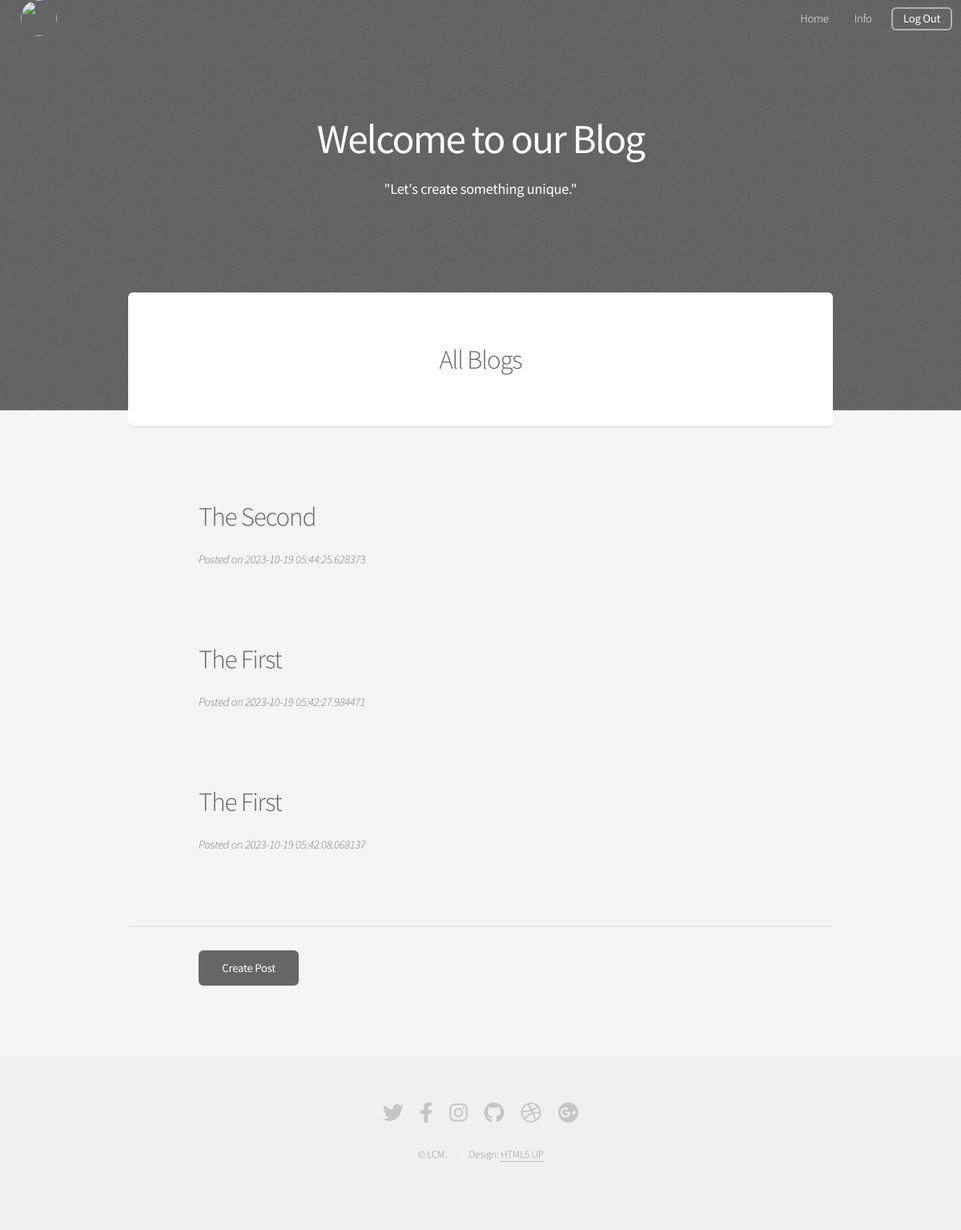
Screenshot of /home (signed in) with the database file from the repository.
### blog/model.py (models this page shows, shortened)
class Post(db.Model):
    id = db.Column(db.Integer, primary_key=True)
    title = db.Column(db.String(100), nullable=False)
    content = db.Column(db.Text, nullable=False)
    date = db.Column(db.DateTime, nullable=False, default=datetime.utcnow)
    image_cover = db.Column(db.String(20), default="..\static\default_image_cover.jpg")
    post_rela = db.relationship('State', backref=db.backref('post', lazy=True))

### blog/route.py (the view)
@app.route('/')
@app.route('/home')
def home():
    page = request.args.get('page', 1, type=int)
    posts = Post.query.order_by(Post.date.desc()).paginate(page=page, per_page=5)
    return render_template('index.html', posts=posts)

### blog/model.py (called while the page is built)
@login_manager.user_loader
def load_user(user_id):
     return User.query.get(int(user_id))

### blog/templates/index.html (shortened to what this page needs)
<!DOCTYPE HTML>
<html>
	<head>
		<link rel="stylesheet" href="../static/assets/css/main.css" />
	</head>
	<body class="landing is-preload">
		<div id="page-wrapper">
            <header id="header" class="alt">
                {% if current_user.is_authenticated: %}
                <nav style="left: 0.75em; right: auto;">
                    <ul>
                        <li>
                            <a><img src="{{ current_user.avatar }}" class="avatar"></a>
                        </li>
                    </ul>
                </nav>
                {% endif %}
                <nav id="nav">
                    <ul>
                        <li><a href="{{ url_for('home') }}">Home</a></li>
                        {% if current_user.is_authenticated: %}
                        <li><a href="{{ url_for('account') }}" class="icon solid">Info</a></li>
                        <li><a href="{{ url_for('logout') }}" class="button">Log Out</a></li>
                        {% endif %}
                    </ul>
                </nav>
            </header>
            <section id="banner">
                <h2><b style="color: white;">Welcome to our Blog</b></h2>
                <p><b style="color: white;">"Let's create something unique."</b></p>
            </section>
            <section id="main" class="container">
                <section class="box special">
                    <header class="major">
                        <h2>All Blogs</h2>
                    </header>
                </section>
                {% for post in posts: %}
                <div style="margin: 10%">
                    <a href="{{ url_for('post', post_id=post.id) }}">
                    <h2>
                        {{ post.title }}
                    </h2>
                    </a>
                    <i>Posted on {{ post.date }}</i>
                </div>
                {% endfor %}
                {% if current_user.is_authenticated %}
                <hr>
                    <div class="col-12" style="margin: 0 0 0 10%">
                    <ul class="actions">
                        <li><a href="{{ url_for('new_post') }}" class="button special">Create Post</a></li>
                    </ul>
                    </div>
                {% endif %}
            </section>
            <footer id="footer">
                <ul class="icons">
                    <li><a href="#" class="icon brands fa-twitter"><span class="label">Twitter</span></a></li>
                    <li><a href="#" class="icon brands fa-facebook-f"><span class="label">Facebook</span></a></li>
                    <li><a href="#" class="icon brands fa-instagram"><span class="label">Instagram</span></a></li>
                    <li><a href="#" class="icon brands fa-github"><span class="label">Github</span></a></li>
                    <li><a href="#" class="icon brands fa-dribbble"><span class="label">Dribbble</span></a></li>
                    <li><a href="#" class="icon brands fa-google-plus"><span class="label">Google+</span></a></li>
                </ul>
                <ul class="copyright">
                    <li>&copy; LCM.</li><li>Design: <a href="http://html5up.net">HTML5 UP</a></li>
                </ul>
            </footer>
		</div>
	</body>
</html>

### rows the page displays
Post: title "The Second", date "2023-10-19 05:44:25.628373"
Post: title "The First", date "2023-10-19 05:42:27.984471"
Post: title "The First", date "2023-10-19 05:42:08.068137"
